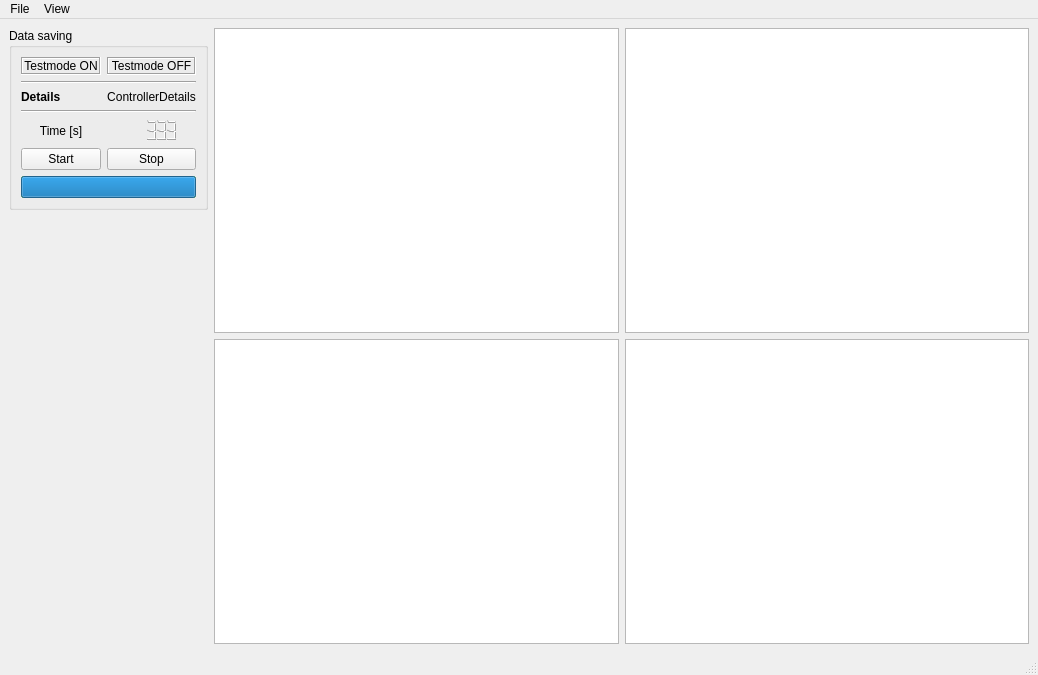
<?xml version="1.0" encoding="UTF-8"?>
<ui version="4.0">
 <class>mainwindow</class>
 <widget class="QMainWindow" name="mainwindow">
  <property name="geometry">
   <rect>
    <x>0</x>
    <y>0</y>
    <width>1038</width>
    <height>675</height>
   </rect>
  </property>
  <property name="maximumSize">
   <size>
    <width>4132</width>
    <height>2512</height>
   </size>
  </property>
  <property name="windowTitle">
   <string>AppGUI</string>
  </property>
  <property name="tabShape">
   <enum>QTabWidget::Rounded</enum>
  </property>
  <widget class="QWidget" name="grid_main">
   <layout class="QGridLayout" name="gridLayout">
    <item row="0" column="1">
     <layout class="QGridLayout" name="grid_graphs">
      <property name="spacing">
       <number>6</number>
      </property>
      <item row="0" column="2">
       <widget class="QGraphicsView" name="graph1">
        <property name="statusTip">
         <string>Graph description</string>
        </property>
       </widget>
      </item>
      <item row="0" column="3">
       <widget class="QGraphicsView" name="graph2">
        <property name="statusTip">
         <string>Graph description</string>
        </property>
       </widget>
      </item>
      <item row="1" column="2">
       <widget class="QGraphicsView" name="graph3">
        <property name="statusTip">
         <string>Graph description</string>
        </property>
       </widget>
      </item>
      <item row="1" column="3">
       <widget class="QGraphicsView" name="graph4">
        <property name="statusTip">
         <string>Graph description</string>
        </property>
       </widget>
      </item>
     </layout>
    </item>
    <item row="0" column="0" alignment="Qt::AlignTop">
     <widget class="QGroupBox" name="grid_detailsBox">
      <property name="sizePolicy">
       <sizepolicy hsizetype="Fixed" vsizetype="Fixed">
        <horstretch>0</horstretch>
        <verstretch>0</verstretch>
       </sizepolicy>
      </property>
      <property name="maximumSize">
       <size>
        <width>270</width>
        <height>300</height>
       </size>
      </property>
      <property name="title">
       <string>Data saving</string>
      </property>
      <property name="alignment">
       <set>Qt::AlignLeading|Qt::AlignLeft|Qt::AlignTop</set>
      </property>
      <layout class="QGridLayout" name="gridLayout_2">
       <item row="4" column="0" colspan="2">
        <widget class="Line" name="dBox_line2">
         <property name="orientation">
          <enum>Qt::Horizontal</enum>
         </property>
        </widget>
       </item>
       <item row="5" column="0">
        <widget class="QLabel" name="dBox_textTime">
         <property name="text">
          <string>Time [s]</string>
         </property>
         <property name="alignment">
          <set>Qt::AlignCenter</set>
         </property>
        </widget>
       </item>
       <item row="6" column="0">
        <widget class="QPushButton" name="dBox_buttonStart">
         <property name="text">
          <string>Start</string>
         </property>
         <property name="checkable">
          <bool>false</bool>
         </property>
         <property name="autoRepeat">
          <bool>false</bool>
         </property>
         <property name="autoExclusive">
          <bool>false</bool>
         </property>
         <property name="autoDefault">
          <bool>false</bool>
         </property>
         <property name="default">
          <bool>false</bool>
         </property>
         <property name="flat">
          <bool>false</bool>
         </property>
        </widget>
       </item>
       <item row="1" column="1">
        <widget class="QLabel" name="dBox_textTestOFF">
         <property name="sizePolicy">
          <sizepolicy hsizetype="Minimum" vsizetype="Preferred">
           <horstretch>0</horstretch>
           <verstretch>0</verstretch>
          </sizepolicy>
         </property>
         <property name="frameShape">
          <enum>QFrame::Box</enum>
         </property>
         <property name="frameShadow">
          <enum>QFrame::Sunken</enum>
         </property>
         <property name="text">
          <string>Testmode OFF</string>
         </property>
         <property name="scaledContents">
          <bool>false</bool>
         </property>
         <property name="alignment">
          <set>Qt::AlignCenter</set>
         </property>
        </widget>
       </item>
       <item row="5" column="1">
        <widget class="QLCDNumber" name="dBox_lcdCounter">
         <property name="frameShape">
          <enum>QFrame::NoFrame</enum>
         </property>
         <property name="smallDecimalPoint">
          <bool>false</bool>
         </property>
         <property name="digitCount">
          <number>5</number>
         </property>
         <property name="segmentStyle">
          <enum>QLCDNumber::Filled</enum>
         </property>
         <property name="value" stdset="0">
          <double>333.000000000000000</double>
         </property>
         <property name="intValue" stdset="0">
          <number>333</number>
         </property>
        </widget>
       </item>
       <item row="1" column="0">
        <widget class="QLabel" name="dBox_textTestON">
         <property name="sizePolicy">
          <sizepolicy hsizetype="Minimum" vsizetype="Preferred">
           <horstretch>0</horstretch>
           <verstretch>0</verstretch>
          </sizepolicy>
         </property>
         <property name="frameShape">
          <enum>QFrame::Box</enum>
         </property>
         <property name="frameShadow">
          <enum>QFrame::Sunken</enum>
         </property>
         <property name="text">
          <string>Testmode ON</string>
         </property>
         <property name="scaledContents">
          <bool>false</bool>
         </property>
         <property name="alignment">
          <set>Qt::AlignCenter</set>
         </property>
        </widget>
       </item>
       <item row="2" column="0" colspan="2">
        <widget class="Line" name="dBox_line1">
         <property name="orientation">
          <enum>Qt::Horizontal</enum>
         </property>
        </widget>
       </item>
       <item row="6" column="1">
        <widget class="QPushButton" name="dBox_buttonStop">
         <property name="text">
          <string>Stop</string>
         </property>
         <property name="checkable">
          <bool>false</bool>
         </property>
        </widget>
       </item>
       <item row="10" column="0" colspan="2">
        <widget class="QProgressBar" name="dBox_barSaving">
         <property name="styleSheet">
          <string notr="true">background-color: rgb(170, 255, 0);</string>
         </property>
         <property name="value">
          <number>100</number>
         </property>
         <property name="textVisible">
          <bool>false</bool>
         </property>
         <property name="orientation">
          <enum>Qt::Horizontal</enum>
         </property>
         <property name="invertedAppearance">
          <bool>false</bool>
         </property>
         <property name="format">
          <string notr="true"/>
         </property>
        </widget>
       </item>
       <item row="3" column="0">
        <widget class="QLabel" name="dBox_textDetails">
         <property name="font">
          <font>
           <bold>true</bold>
          </font>
         </property>
         <property name="text">
          <string>Details</string>
         </property>
        </widget>
       </item>
       <item row="3" column="1">
        <widget class="QLabel" name="dBox_textController">
         <property name="text">
          <string>ControllerDetails</string>
         </property>
         <property name="scaledContents">
          <bool>false</bool>
         </property>
         <property name="alignment">
          <set>Qt::AlignCenter</set>
         </property>
        </widget>
       </item>
      </layout>
     </widget>
    </item>
   </layout>
  </widget>
  <widget class="QMenuBar" name="menu_bar">
   <property name="geometry">
    <rect>
     <x>0</x>
     <y>0</y>
     <width>1038</width>
     <height>21</height>
    </rect>
   </property>
   <widget class="QMenu" name="menu_file">
    <property name="title">
     <string>File</string>
    </property>
    <addaction name="mFile_close"/>
   </widget>
   <widget class="QMenu" name="menu_view">
    <property name="title">
     <string>View</string>
    </property>
    <addaction name="mView_hideDetails"/>
    <addaction name="separator"/>
    <addaction name="mView_hideGraph1"/>
    <addaction name="mView_hideGraph2"/>
    <addaction name="mView_hideGraph3"/>
    <addaction name="mView_hideGraph4"/>
   </widget>
   <addaction name="menu_file"/>
   <addaction name="menu_view"/>
  </widget>
  <widget class="QStatusBar" name="bar_status"/>
  <action name="mView_hideDetails">
   <property name="checkable">
    <bool>true</bool>
   </property>
   <property name="checked">
    <bool>true</bool>
   </property>
   <property name="text">
    <string>Details</string>
   </property>
   <property name="shortcut">
    <string>Ctrl+D</string>
   </property>
  </action>
  <action name="mView_hideGraph1">
   <property name="checkable">
    <bool>true</bool>
   </property>
   <property name="checked">
    <bool>true</bool>
   </property>
   <property name="text">
    <string>Graph 1</string>
   </property>
   <property name="shortcut">
    <string>Ctrl+1</string>
   </property>
  </action>
  <action name="mView_hideGraph2">
   <property name="checkable">
    <bool>true</bool>
   </property>
   <property name="checked">
    <bool>true</bool>
   </property>
   <property name="text">
    <string>Graph 2</string>
   </property>
   <property name="shortcut">
    <string>Ctrl+2</string>
   </property>
  </action>
  <action name="mView_hideGraph3">
   <property name="checkable">
    <bool>true</bool>
   </property>
   <property name="checked">
    <bool>true</bool>
   </property>
   <property name="text">
    <string>Graph 3</string>
   </property>
   <property name="shortcut">
    <string>Ctrl+3</string>
   </property>
  </action>
  <action name="mView_hideGraph4">
   <property name="checkable">
    <bool>true</bool>
   </property>
   <property name="checked">
    <bool>true</bool>
   </property>
   <property name="text">
    <string>Graph 4</string>
   </property>
   <property name="shortcut">
    <string>Ctrl+4</string>
   </property>
  </action>
  <action name="mFile_close">
   <property name="text">
    <string>Exit</string>
   </property>
  </action>
 </widget>
 <resources/>
 <connections>
  <connection>
   <sender>mView_hideDetails</sender>
   <signal>triggered(bool)</signal>
   <receiver>grid_detailsBox</receiver>
   <slot>setVisible(bool)</slot>
   <hints>
    <hint type="sourcelabel">
     <x>-1</x>
     <y>-1</y>
    </hint>
    <hint type="destinationlabel">
     <x>118</x>
     <y>156</y>
    </hint>
   </hints>
  </connection>
  <connection>
   <sender>mView_hideGraph1</sender>
   <signal>triggered(bool)</signal>
   <receiver>graph1</receiver>
   <slot>setVisible(bool)</slot>
   <hints>
    <hint type="sourcelabel">
     <x>-1</x>
     <y>-1</y>
    </hint>
    <hint type="destinationlabel">
     <x>431</x>
     <y>182</y>
    </hint>
   </hints>
  </connection>
  <connection>
   <sender>mView_hideGraph2</sender>
   <signal>triggered(bool)</signal>
   <receiver>graph2</receiver>
   <slot>setVisible(bool)</slot>
   <hints>
    <hint type="sourcelabel">
     <x>-1</x>
     <y>-1</y>
    </hint>
    <hint type="destinationlabel">
     <x>831</x>
     <y>182</y>
    </hint>
   </hints>
  </connection>
  <connection>
   <sender>mView_hideGraph3</sender>
   <signal>triggered(bool)</signal>
   <receiver>graph3</receiver>
   <slot>setVisible(bool)</slot>
   <hints>
    <hint type="sourcelabel">
     <x>-1</x>
     <y>-1</y>
    </hint>
    <hint type="destinationlabel">
     <x>431</x>
     <y>491</y>
    </hint>
   </hints>
  </connection>
  <connection>
   <sender>mView_hideGraph4</sender>
   <signal>triggered(bool)</signal>
   <receiver>graph4</receiver>
   <slot>setVisible(bool)</slot>
   <hints>
    <hint type="sourcelabel">
     <x>-1</x>
     <y>-1</y>
    </hint>
    <hint type="destinationlabel">
     <x>831</x>
     <y>491</y>
    </hint>
   </hints>
  </connection>
  <connection>
   <sender>mFile_close</sender>
   <signal>triggered()</signal>
   <receiver>mainwindow</receiver>
   <slot>close()</slot>
   <hints>
    <hint type="sourcelabel">
     <x>-1</x>
     <y>-1</y>
    </hint>
    <hint type="destinationlabel">
     <x>518</x>
     <y>337</y>
    </hint>
   </hints>
  </connection>
 </connections>
</ui>
